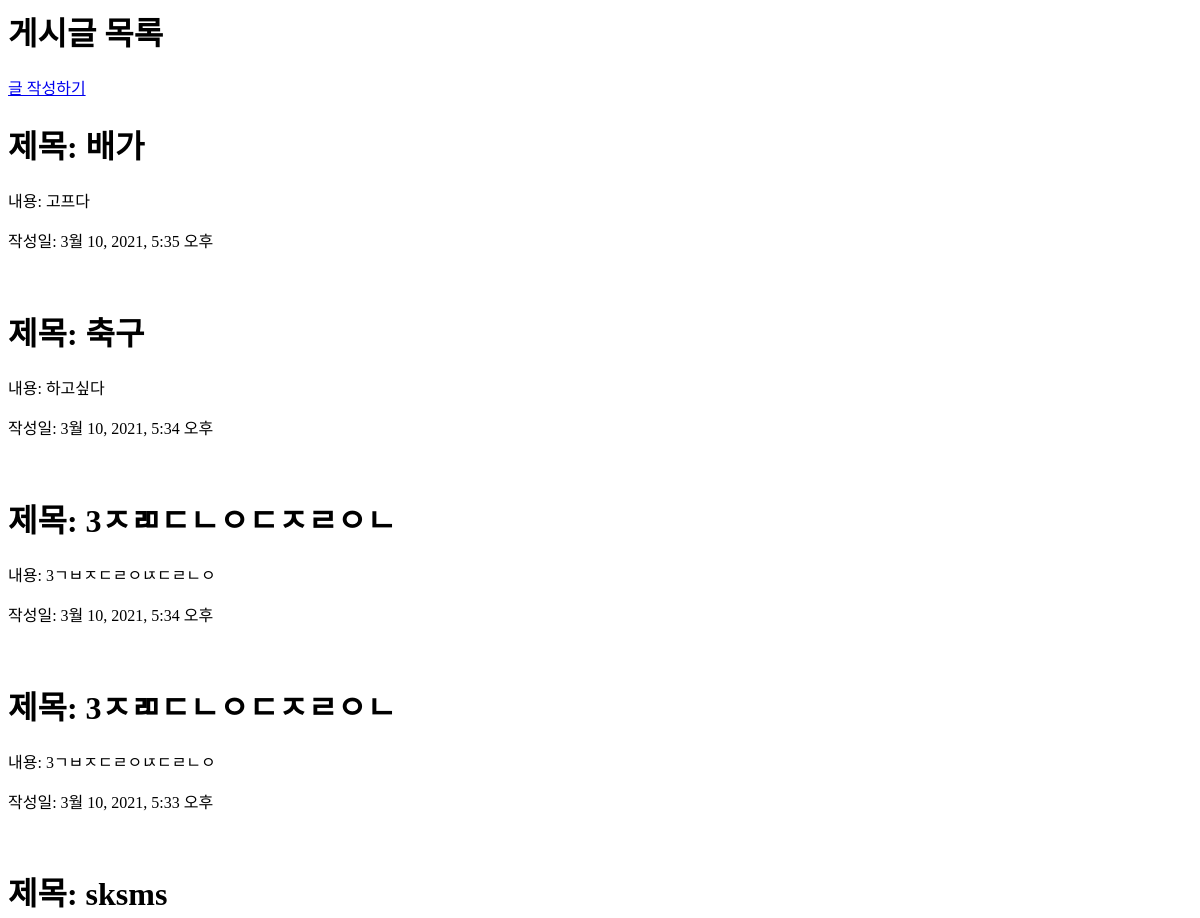
The page /articles/ (upper part) on the database as committed earlier.
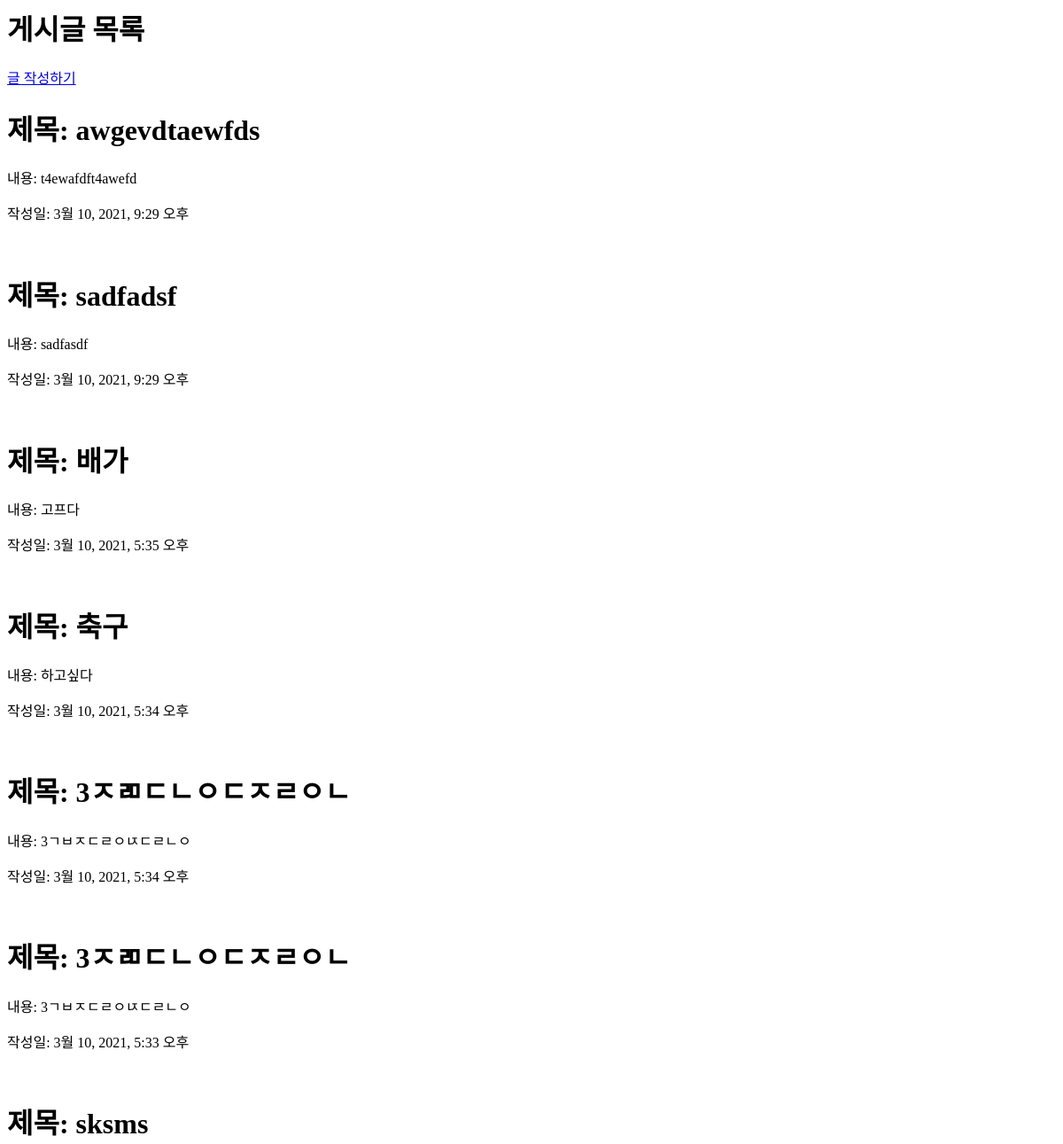
The same page on the database as committed later.
### articles/models.py (models this page shows)
class Article(models.Model):
    title = models.CharField(max_length=100)
    content = models.TextField()
    created_at = models.DateTimeField(auto_now_add=True)  # add가 붙으면 최초에만 들어감
    updated_at = models.DateTimeField(auto_now=True)  # add가 안붙으면 업데이트될 때 마다 값이 갱신됨

### articles/views.py (the view)
# urls.py: path('', views.index, name='index'),
def index(request):
    articles = Article.objects.order_by('-created_at')
    context = {
        'articles' : articles,
    }
    return render(request, 'articles/index.html', context)

### articles/templates/articles/index.html (shortened to what this page needs)
<h1>게시글 목록</h1>
<a href="{% url 'articles:new' %}">글 작성하기</a>
{% for article in articles %}
  <h1>제목: {{ article.title }}</h1>
  <p>내용: {{ article.content }}</p>
  <p>작성일: {{ article.created_at }}</p>
{% endfor %}

Rows that differ between the two databases and show on the page:
added Article: title "awgevdtaewfds", content "t4ewafdft4awefd", created_at "3월 10, 2021, 9:29 오후"
added Article: title "sadfadsf", content "sadfasdf", created_at "3월 10, 2021, 9:29 오후"
